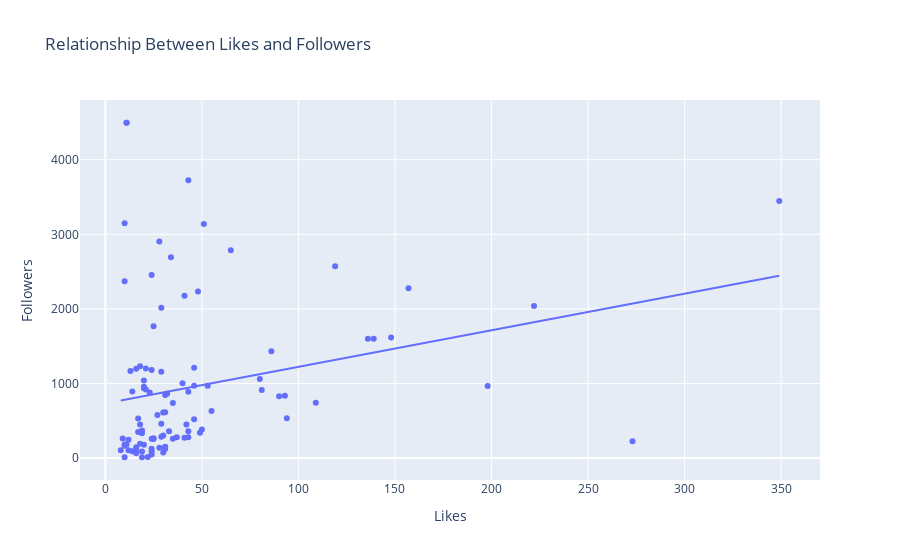

Here is the notebook cell this chart was saved with:
### Code cell
figure = px.scatter(data_frame = data, x="Likes",
                    y="Followers", trendline="ols", 
                    title = "Relationship Between Likes and Followers")
figure.show()

### Figure 1 — Plotly figure (JSON) as saved in the notebook; plotly's stock layout.template omitted (floating-point values rounded to 4 significant figures)
{"data": [{"hovertemplate": "Likes=%{x}<br>Followers=%{y}<extra></extra>", "legendgroup": "", "marker": {"color": "#636efa", "symbol": "circle"}, "mode": "markers", "name": "", "orientation": "v", "showlegend": false, "type": "scatter", "x": [139, 23, 25, 49, 30, 18, 35, 86, 22, 18, 31, 48, 80, 94, 28, 53, 29, 46, 30, 34, 198, 19, 20, 11, 10, 46, 25, 148, 43, 37, 90, 19, 14, 30, 273, 13, 93, 24, 18, 136, 24, 8, 41, 81, 16, 31, 24, 51, 43, 20, 25, 157, 17, 24, 65, 349, 17, 10, 21, 11, 16, 10, 27, 16, 19, 29, 31, 41, 19, 40, 21, 50, 20, 10, 35, 119, 11, 55, 12, 29, 28, 43, 31, 14, 33, 24, 43, 9, 29, 16, 32, 46, 12, 20, 24, 31, 42, 10, 222, 109], "xaxis": "x", "y": [1600, 880, 255, 340, 304, 1231, 259, 1433, 13, 450, 149, 2232, 1061, 533, 2904, 971, 285, 520, 75, 2691, 966, 334, 1041, 4496, 166, 1211, 265, 1618, 279, 279, 828, 12, 894, 610, 226, 1168, 835, 124, 193, 1600, 258, 105, 273, 914, 118, 122, 1180, 3139, 3725, 935, 1766, 2277, 348, 87, 2785, 3448, 530, 3147, 918, 4496, 145, 11, 577, 66, 89, 2014, 151, 2175, 371, 1003, 1200, 383, 955, 2372, 740, 2573, 181, 631, 246, 460, 140, 888, 845, 91, 361, 2455, 361, 262, 1158, 1196, 863, 971, 106, 179, 49, 614, 450, 182, 2039, 741], "yaxis": "y"}, {"hovertemplate": "<b>OLS trendline</b><br>Followers = 4.90337 * Likes + 734.052<br>R<sup>2</sup>=0.070872<br><br>Likes=%{x}<br>Followers=%{y} <b>(trend)</b><extra></extra>", "legendgroup": "", "marker": {"color": "#636efa", "symbol": "circle"}, "mode": "lines", "name": "", "showlegend": false, "type": "scatter", "x": [8, 9, 10, 10, 10, 10, 10, 11, 11, 11, 12, 12, 13, 14, 14, 16, 16, 16, 16, 17, 17, 18, 18, 18, 19, 19, 19, 19, 20, 20, 20, 20, 21, 21, 22, 23, 24, 24, 24, 24, 24, 24, 25, 25, 25, 27, 28, 28, 29, 29, 29, 29, 30, 30, 30, 31, 31, 31, 31, 31, 32, 33, 34, 35, 35, 37, 40, 41, 41, 42, 43, 43, 43, 43, 46, 46, 46, 48, 49, 50, 51, 53, 55, 65, 80, 81, 86, 90, 93, 94, 109, 119, 136, 139, 148, 157, 198, 222, 273, 349], "xaxis": "x", "y": [773.3, 778.2, 783.1, 783.1, 783.1, 783.1, 783.1, 788.0, 788.0, 788.0, 792.9, 792.9, 797.8, 802.7, 802.7, 812.5, 812.5, 812.5, 812.5, 817.4, 817.4, 822.3, 822.3, 822.3, 827.2, 827.2, 827.2, 827.2, 832.1, 832.1, 832.1, 832.1, 837.0, 837.0, 841.9, 846.8, 851.7, 851.7, 851.7, 851.7, 851.7, 851.7, 856.6, 856.6, 856.6, 866.4, 871.3, 871.3, 876.2, 876.2, 876.2, 876.2, 881.2, 881.2, 881.2, 886.1, 886.1, 886.1, 886.1, 886.1, 891.0, 895.9, 900.8, 905.7, 905.7, 915.5, 930.2, 935.1, 935.1, 940.0, 944.9, 944.9, 944.9, 944.9, 959.6, 959.6, 959.6, 969.4, 974.3, 979.2, 984.1, 993.9, 1004.0, 1053.0, 1126.0, 1131.0, 1156.0, 1175.0, 1190.0, 1195.0, 1269.0, 1318.0, 1401.0, 1416.0, 1460.0, 1504.0, 1705.0, 1823.0, 2073.0, 2445.0], "yaxis": "y"}], "layout": {"legend": {"tracegroupgap": 0}, "title": {"text": "Relationship Between Likes and Followers"}, "xaxis": {"anchor": "y", "domain": [0, 1], "title": {"text": "Likes"}}, "yaxis": {"anchor": "x", "domain": [0, 1], "title": {"text": "Followers"}}}}
